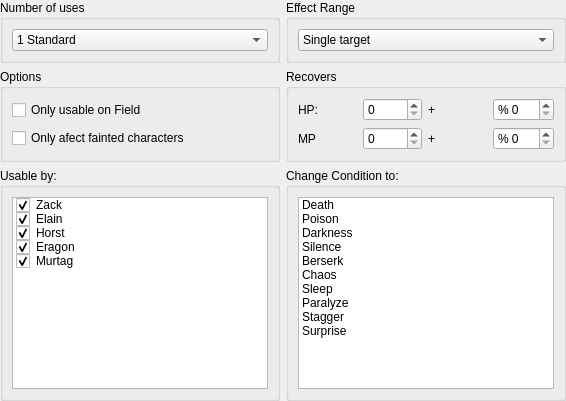
     <widget class="QWidget" name="pageItemMedicine">
      <property name="minimumSize">
       <size>
        <width>0</width>
        <height>0</height>
       </size>
      </property>
      <layout class="QGridLayout" name="gridLayout_104">
       <property name="leftMargin">
        <number>0</number>
       </property>
       <property name="topMargin">
        <number>0</number>
       </property>
       <property name="rightMargin">
        <number>0</number>
       </property>
       <property name="bottomMargin">
        <number>0</number>
       </property>
       <item row="1" column="1">
        <widget class="QGroupBox" name="groupMedicineRecover">
         <property name="minimumSize">
          <size>
           <width>0</width>
           <height>79</height>
          </size>
         </property>
         <property name="title">
          <string>Recovers</string>
         </property>
         <layout class="QGridLayout" name="gridLayout_102">
          <property name="sizeConstraint">
           <enum>QLayout::SetNoConstraint</enum>
          </property>
          <item row="0" column="0">
           <widget class="QLabel" name="label_9">
            <property name="text">
             <string>HP:</string>
            </property>
           </widget>
          </item>
          <item row="0" column="1">
           <widget class="QSpinBox" name="spinMedicineRecoverHp">
            <property name="maximum">
             <number>9999</number>
            </property>
           </widget>
          </item>
          <item row="0" column="2">
           <widget class="QLabel" name="label_25">
            <property name="text">
             <string>+</string>
            </property>
           </widget>
          </item>
          <item row="0" column="3">
           <widget class="QSpinBox" name="spinMedicineRecoverHpPercent">
            <property name="prefix">
             <string>% </string>
            </property>
            <property name="maximum">
             <number>100</number>
            </property>
           </widget>
          </item>
          <item row="1" column="0">
           <widget class="QLabel" name="label_24">
            <property name="text">
             <string>MP</string>
            </property>
           </widget>
          </item>
          <item row="1" column="1">
           <widget class="QSpinBox" name="spinMedicineRecoverMp">
            <property name="maximum">
             <number>9999</number>
            </property>
           </widget>
          </item>
          <item row="1" column="2">
           <widget class="QLabel" name="label_26">
            <property name="text">
             <string>+</string>
            </property>
           </widget>
          </item>
          <item row="1" column="3">
           <widget class="QSpinBox" name="spinMedicineRecoverMpPercent">
            <property name="frame">
             <bool>true</bool>
            </property>
            <property name="prefix">
             <string>% </string>
            </property>
            <property name="maximum">
             <number>100</number>
            </property>
           </widget>
          </item>
         </layout>
        </widget>
       </item>
       <item row="1" column="0">
        <widget class="QGroupBox" name="groupMedicineOptions">
         <property name="minimumSize">
          <size>
           <width>0</width>
           <height>79</height>
          </size>
         </property>
         <property name="title">
          <string>Options</string>
         </property>
         <layout class="QGridLayout" name="gridLayout_101">
          <item row="0" column="0">
           <widget class="QCheckBox" name="checkMedicineOnlyOnField">
            <property name="text">
             <string>Only usable on Field</string>
            </property>
           </widget>
          </item>
          <item row="1" column="0">
           <widget class="QCheckBox" name="checkMedicineOnlyOnFainted">
            <property name="text">
             <string>Only afect fainted characters</string>
            </property>
           </widget>
          </item>
         </layout>
        </widget>
       </item>
       <item row="2" column="1">
        <widget class="QGroupBox" name="groupMedicineCausesCondition">
         <property name="minimumSize">
          <size>
           <width>0</width>
           <height>150</height>
          </size>
         </property>
         <property name="title">
          <string>Change Condition to:</string>
         </property>
         <layout class="QGridLayout" name="gridLayout_103">
          <item row="0" column="0">
           <widget class="QListWidget" name="listMedicineCausesCondition">
            <item>
             <property name="text">
              <string>Death</string>
             </property>
             <property name="checkState">
              <enum>Unchecked</enum>
             </property>
            </item>
            <item>
             <property name="text">
              <string>Poison</string>
             </property>
             <property name="checkState">
              <enum>Unchecked</enum>
             </property>
            </item>
            <item>
             <property name="text">
              <string>Darkness</string>
             </property>
             <property name="checkState">
              <enum>Unchecked</enum>
             </property>
            </item>
            <item>
             <property name="text">
              <string>Silence</string>
             </property>
             <property name="checkState">
              <enum>Unchecked</enum>
             </property>
            </item>
            <item>
             <property name="text">
              <string>Berserk</string>
             </property>
             <property name="checkState">
              <enum>Unchecked</enum>
             </property>
            </item>
            <item>
             <property name="text">
              <string>Chaos</string>
             </property>
             <property name="checkState">
              <enum>Unchecked</enum>
             </property>
            </item>
            <item>
             <property name="text">
              <string>Sleep</string>
             </property>
             <property name="checkState">
              <enum>Unchecked</enum>
             </property>
            </item>
            <item>
             <property name="text">
              <string>Paralyze</string>
             </property>
             <property name="checkState">
              <enum>Unchecked</enum>
             </property>
            </item>
            <item>
             <property name="text">
              <string>Stagger</string>
             </property>
             <property name="checkState">
              <enum>Unchecked</enum>
             </property>
            </item>
            <item>
             <property name="text">
              <string>Surprise</string>
             </property>
             <property name="checkState">
              <enum>Unchecked</enum>
             </property>
            </item>
           </widget>
          </item>
         </layout>
        </widget>
       </item>
       <item row="2" column="0">
        <widget class="QGroupBox" name="groupMedicineUsableBy">
         <property name="title">
          <string>Usable by:</string>
         </property>
         <layout class="QGridLayout" name="gridLayout_105">
          <item row="0" column="0">
           <widget class="QListWidget" name="listMedicineUsableBy">
            <item>
             <property name="text">
              <string>Zack</string>
             </property>
             <property name="checkState">
              <enum>Checked</enum>
             </property>
            </item>
            <item>
             <property name="text">
              <string>Elain</string>
             </property>
             <property name="checkState">
              <enum>Checked</enum>
             </property>
            </item>
            <item>
             <property name="text">
              <string>Horst</string>
             </property>
             <property name="checkState">
              <enum>Checked</enum>
             </property>
            </item>
            <item>
             <property name="text">
              <string>Eragon</string>
             </property>
             <property name="checkState">
              <enum>Checked</enum>
             </property>
            </item>
            <item>
             <property name="text">
              <string>Murtag</string>
             </property>
             <property name="checkState">
              <enum>Checked</enum>
             </property>
            </item>
           </widget>
          </item>
         </layout>
        </widget>
       </item>
       <item row="0" column="1">
        <widget class="QGroupBox" name="groupMedicineEffectRange">
         <property name="minimumSize">
          <size>
           <width>0</width>
           <height>55</height>
          </size>
         </property>
         <property name="title">
          <string>Effect Range</string>
         </property>
         <layout class="QGridLayout" name="gridLayout_106">
          <item row="0" column="0">
           <widget class="QComboBox" name="comboMedicineEfectRange">
            <item>
             <property name="text">
              <string>Single target</string>
             </property>
            </item>
            <item>
             <property name="text">
              <string>Multiple target</string>
             </property>
            </item>
            <item>
             <property name="text">
              <string>group target</string>
             </property>
            </item>
           </widget>
          </item>
         </layout>
        </widget>
       </item>
       <item row="0" column="0">
        <widget class="QGroupBox" name="groupMedicineUseCount">
         <property name="title">
          <string>Number of uses</string>
         </property>
         <layout class="QGridLayout" name="gridLayout_108">
          <item row="0" column="0">
           <widget class="QComboBox" name="comboMedicineUseCount">
            <property name="currentIndex">
             <number>1</number>
            </property>
            <item>
             <property name="text">
              <string>Unlimited</string>
             </property>
            </item>
            <item>
             <property name="text">
              <string>1 Standard</string>
             </property>
            </item>
            <item>
             <property name="text">
              <string>2</string>
             </property>
            </item>
            <item>
             <property name="text">
              <string>3</string>
             </property>
            </item>
            <item>
             <property name="text">
              <string>4</string>
             </property>
            </item>
            <item>
             <property name="text">
              <string>5</string>
             </property>
            </item>
           </widget>
          </item>
         </layout>
        </widget>
       </item>
      </layout>
     </widget>
